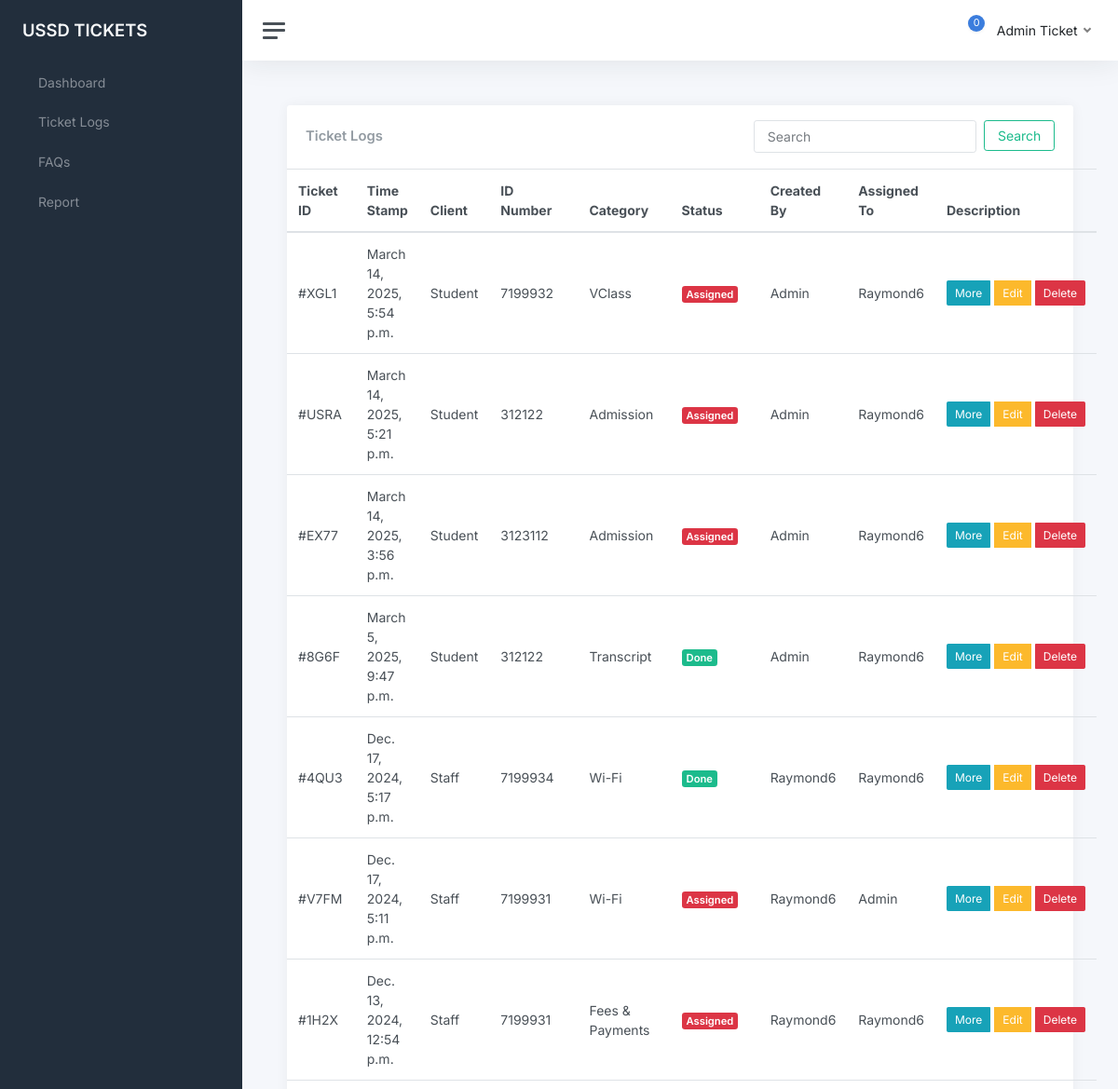
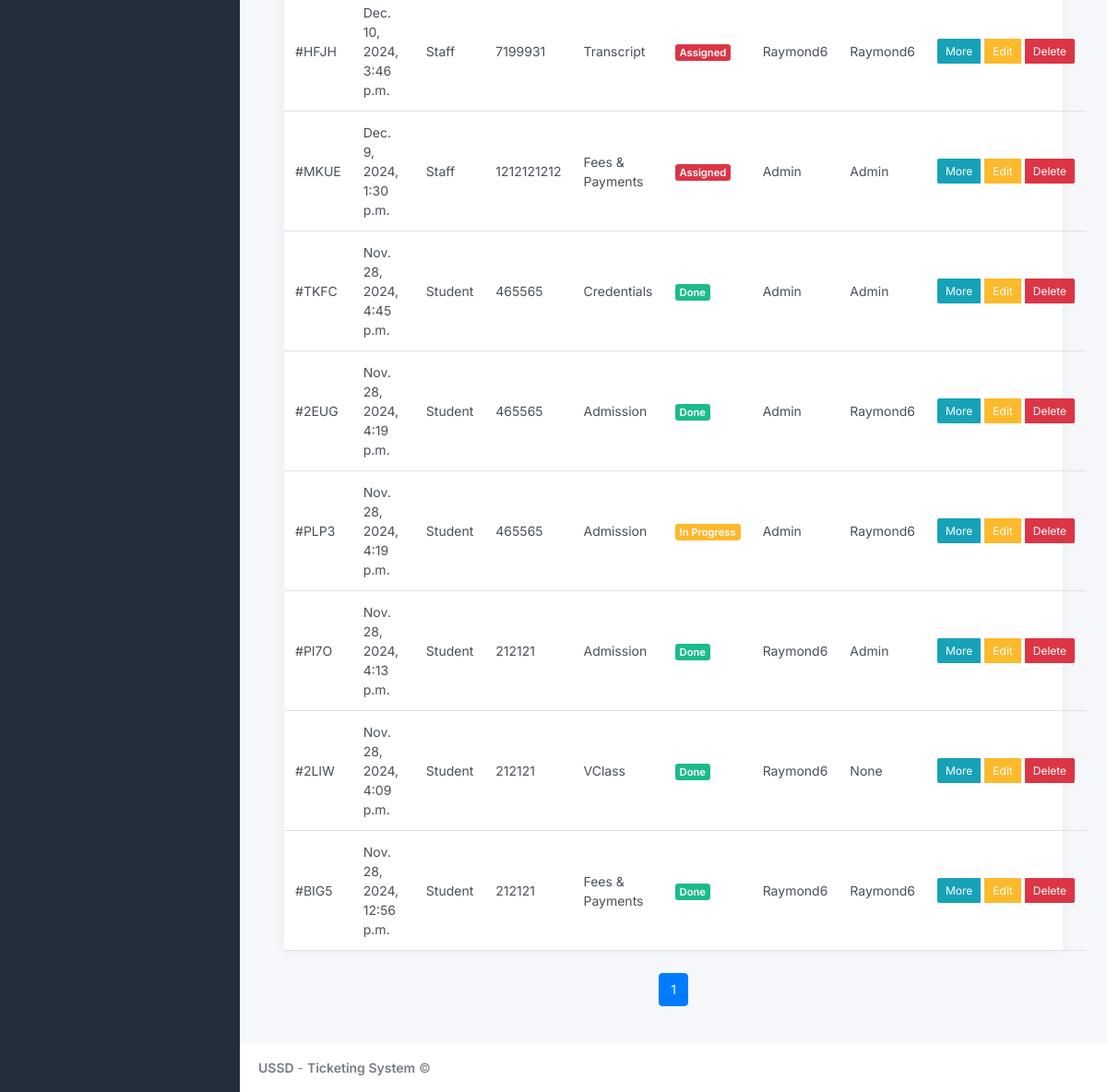
The page /ticketlogs/ (signed in) on the database as committed earlier (2 pictures, top to bottom).
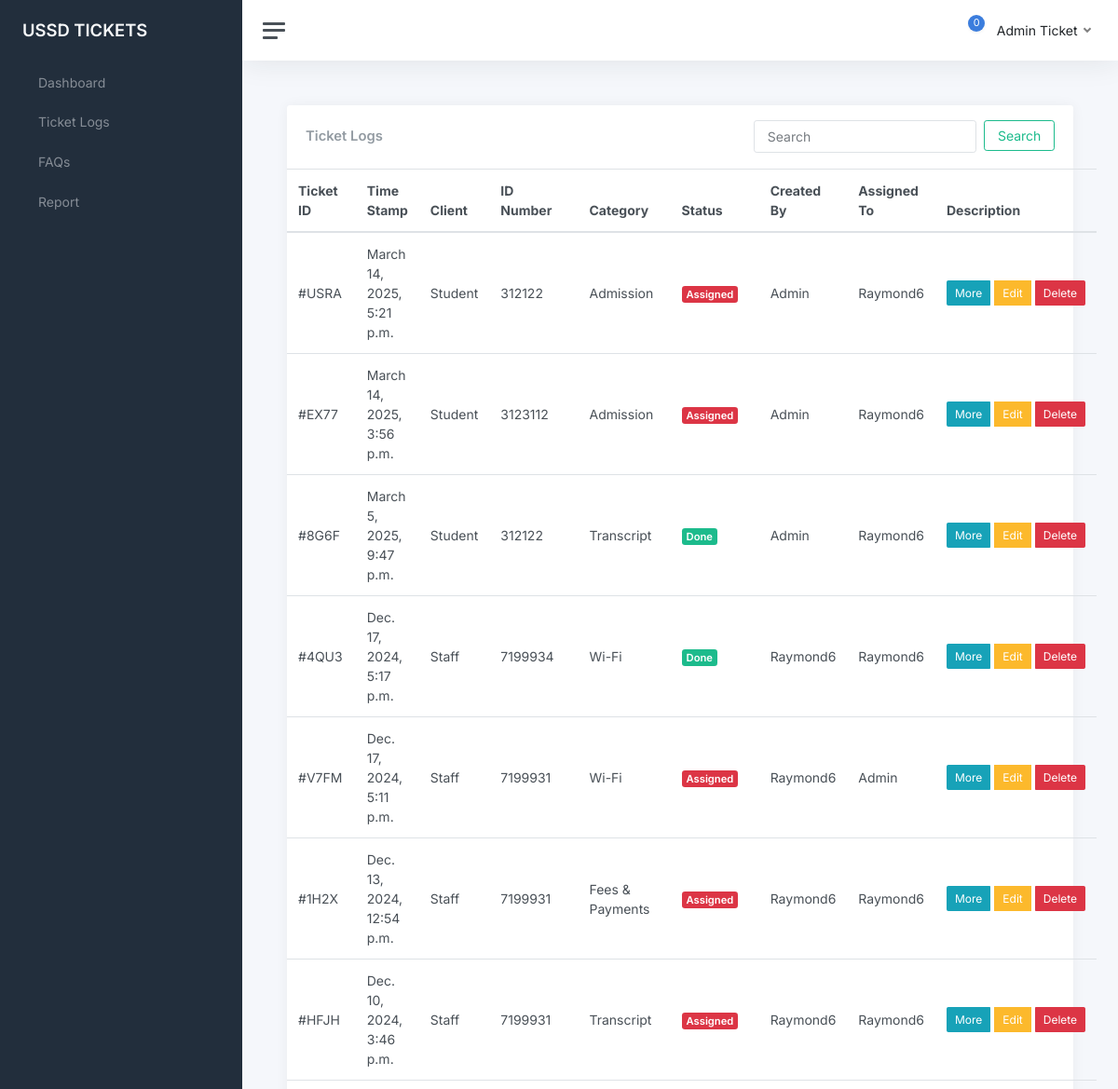
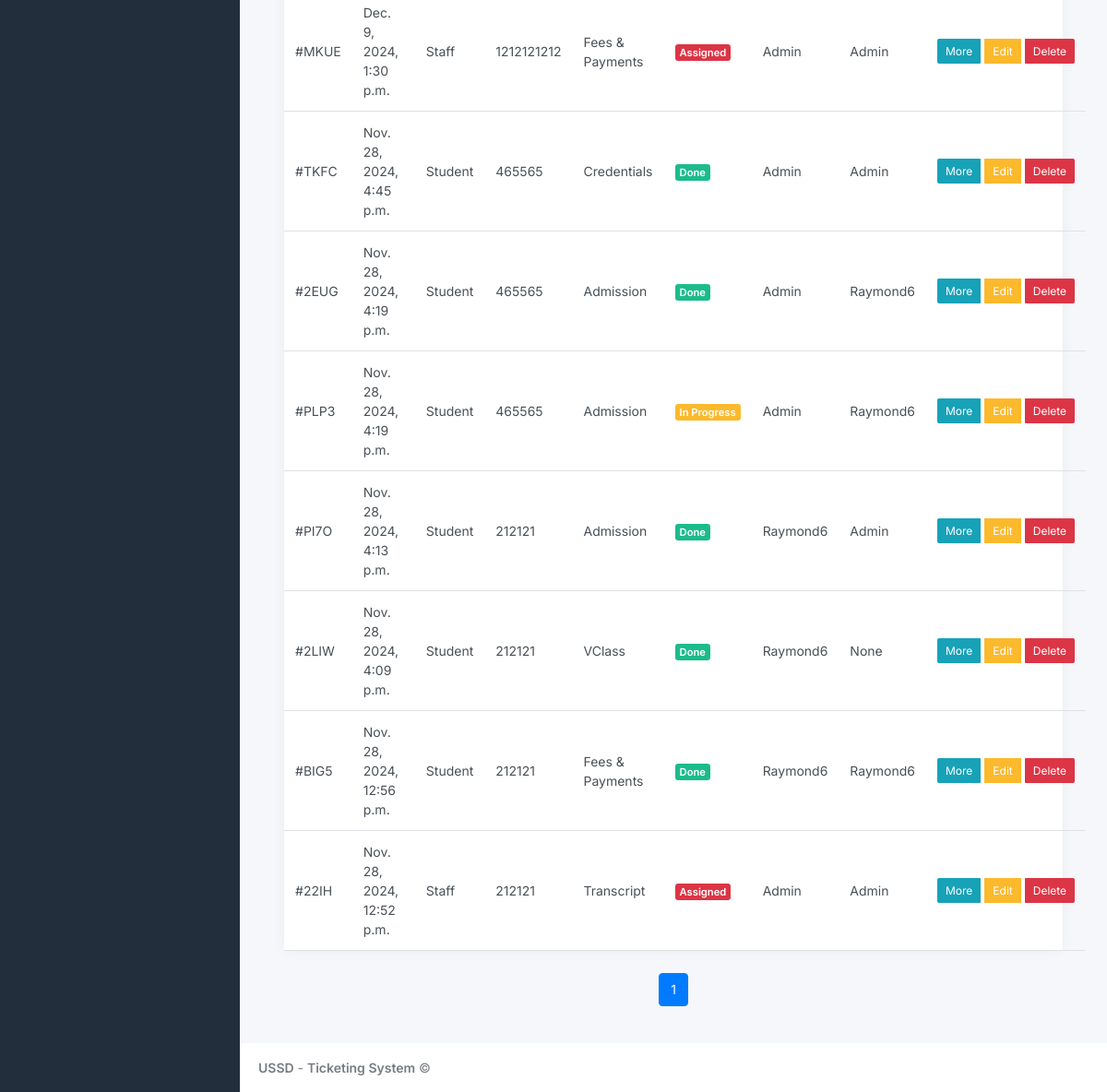
The same page on the database as committed later (2 pictures, top to bottom).
### ticksys/models.py (models this page shows, shortened)
class Ticket(models.Model):
    TICKET_STATUS = [
        ('Assigned', 'Assigned'),
        ('In Progress', 'In Progress'),
        ('Done', 'Done'),
    ]
    CLIENT_TYPE = [
        ('Staff', 'Staff'),
        ('Student', 'Student'),
        ('Other', 'Other')
    ]
    MODE_CHOICES = [
        ('Walk-In', 'Walk-In'),
        ('Phone', 'Phone'),
        ('Email', 'Email'),
        ('Other', 'Other')
    ]
    CATEGORY = [
        ('Credentials', 'Credentials'),
        ('Fees & Payments', 'Fees & Payments'),
        ('VClass', 'VClass'),
        ('Transcript', 'Transcript'),
        ('Admission', 'Admission'),
        ('Wi-Fi', 'Wi-Fi'),
        ('AIM App', 'AIM App'),
        ('Telecel', 'Telecel'),
        ('Biometric', 'Biometric'),
        ('Other', 'Other')
    ]
    user = models.ForeignKey(User, models.CASCADE, null=True)
    ticket_number = models.CharField(max_length=4, default=generate_ticket_number, unique=True, editable=False)
    id_number = models.CharField(max_length=20, unique=False)
    description = models.TextField()
    status = models.CharField(max_length=25, choices=TICKET_STATUS, default='In Progress')
    category = models.CharField(max_length=100, choices=CATEGORY)
    client_type = models.CharField(max_length=20, choices=CLIENT_TYPE, default='Student')
    created_at = models.DateTimeField(auto_now_add=True)
    updated_at = models.DateTimeField(auto_now=True)
    mode = models.CharField(max_length=20, choices=MODE_CHOICES, default='Walk-In')
    assigned_to = models.CharField(max_length=30, null=True)
    created_by = models.CharField(max_length=30, null=True)

### ticksys/views.py (the view)
# urls.py: path('ticketlogs/', views.ticketlogs, name='ticketlogs'),
def ticketlogs(request):
    user = request.user
    tickets = Ticket.objects.annotate(
        month=ExtractMonth('created_at'),
        day=ExtractDay('created_at'),
        year=ExtractYear('created_at')
    ).filter(
        Q(user=user) | Q(assigned_to=user.username) | Q(created_by=user.username)
    ).order_by('-id')
    paginator = Paginator(tickets, 15)
    page_number = request.GET.get('page')
    page_obj = paginator.get_page(page_number)
    overall_tickets = Ticket.objects.annotate(
        month=ExtractMonth('created_at'),
        day=ExtractDay('created_at'),
        year=ExtractYear('created_at')
    ).order_by('-id')
    paginator = Paginator(overall_tickets, 15)
    page_number2 = request.GET.get('page')
    page_obj2 = paginator.get_page(page_number2)
    all_users = User.objects.all()
    context = {
        'tickets': tickets,
        'all_users': all_users,
        'page_obj': page_obj,
        'page_obj2' : page_obj2
    }
    return render(request, 'ticketlogs.html', context)

### templates/ticketlogs.html (shortened to what this page needs)
{% extends 'index.html' %}
            {% block content %}
            <main class="content">
                <div class="container-fluid p-0">
                    <div class="row">
                        <div class="col-12 d-flex">
                            <div class="card flex-fill">
                                <div class="card-header d-flex justify-content-between align-items-center">
                                    <h5 class="card-title mb-0">Ticket Logs</h5>
                                    <form class="row g-2" role="search" action="{% url 'searchdata' %}" method="GET">
                                        <div class="col-auto">
                                            <input type="search" class="form-control" placeholder="Search" aria-label="Search" name="query" value="{{ query|default:'' }}">
                                        </div>
                                        <div class="col-auto">
                                            <button type="submit" class="btn btn-outline-success">Search</button>
                                        </div>
                                    </form>
                                </div>
                                <table class="table table-hover my-0 w-100" id="ticketTable">
                                    <thead>
                                        <tr>
                                            <th>Ticket ID</th>
                                            <th>Time Stamp</th>
                                            <th>Client</th>
                                            <th>ID Number</th>
                                            <th>Category</th>
                                            <th>Status</th>
                                            <th>Created By</th>
                                            <th>Assigned To</th>
                                            <th>Description</th>
                                        </tr>
                                    </thead>
                                    <tbody id="ticketTableBody">
                                        {% if request.user.is_superuser  %}
                                            {% for ticket in page_obj2 %}
                                                <tr>
                                                    <td>#{{ticket.ticket_number}}</td>
                                                    <td>{{ticket.created_at}}</td>
                                                    <td>{{ticket.client_type|title}}</td>
                                                    <td class="d-none d-xl-table-cell">{{ticket.id_number}}</td>
                                                    <td class="d-none d-xl-table-cell">{{ticket.category}}</td>
                                                    <td><span class="badge {% if ticket.status == 'Done' %}bg-success {% elif ticket.status == 'In Progress' %}bg-warning{% else %}bg-danger{% endif %}">{{ticket.status}}</span></td>
                                                    <td class="d-none d-md-table-cell">{{ticket.user.username|title}}</td>
                                                    <td class="d-none d-md-table-cell">{{ticket.assigned_to|title}}</td>
                                                    <td>
                                                        <div class="btn-group" role="group">
                                                            <button type="button" class="btn btn-info btn-sm" data-bs-toggle="modal" data-bs-target="#infoModal{{ ticket.id }}" style="margin-right: 5px;">
                                                        More
                                                    </button>
                                                            <button type="button" class="btn btn-warning btn-sm" data-bs-toggle="modal" data-bs-target="#editModal{{ ticket.id }}" style="margin-right: 5px;">
                                                                Edit
                                                            </button>
                                                            <button type="button" class="btn btn-danger btn-sm" data-bs-toggle="modal" data-bs-target="#deleteModal{{ ticket.id }}">
                                                                Delete
                                                            </button>
                                                        </div>
                                                    </div>
                                                    </td>
                                                </tr>
                                                {% endfor %}
                                            {% endif %}
                        <div class="pagination justify-content-center">
                            <nav aria-label="Page navigation">
                                <ul class="pagination">
                                    {% for num in page_obj.paginator.page_range %}
                                    {% if page_obj.number == num %}
                                    <li class="page-item active"><a class="page-link">{{ num }}</a></li>
                                    {% elif num > page_obj.number|add:'-5' and num < page_obj.number|add:'5' %}
                                    <li class="page-item"><a class="page-link" href="?page={{ num }}">{{ num }}</a></li>
                                    {% endif %}
                                    {% endfor %}
                                </ul>
                            </nav>
                        </div>
        {% endblock %}

### templates/index.html (shortened to what this page needs)
{% load static %}
{% load widget_tweaks %}
<!DOCTYPE html>
<html lang="en">
<head>
	<link href="https://stackpath.bootstrapcdn.com/bootstrap/4.5.2/css/bootstrap.min.css" rel="stylesheet">
	<link href="{% static 'css/app.css' %}" rel="stylesheet">
</head>
<body>
	<div class="wrapper">
		<nav id="sidebar" class="sidebar js-sidebar">
			<div class="sidebar-content js-simplebar">
				<a class="sidebar-brand" href="{% url 'index' %}">
          <span class="align-middle">USSD TICKETS</span>
        </a>
				<ul class="sidebar-nav">
					<li class="sidebar-item">
						<a class="sidebar-link" href="{% url 'index' %}">
               <span class="align-middle">Dashboard</span>
            </a>
					</li>
					<li class="sidebar-item">
						<a class="sidebar-link" href="{% url 'ticketlogs' %}">
               <span class="align-middle">Ticket Logs</span>
            </a>
					</li>
					<li class="sidebar-item">
						<a class="sidebar-link" href="{% url 'faqs' %}">
               <span class="align-middle">FAQs</span>
            </a>
					</li>
					<li class="sidebar-item">
						<a class="sidebar-link" href="{% url 'report' %}">
               <span class="align-middle">Report</span>
            </a>
					</li>
			</div>
		</nav>
		<div class="main">
			<nav class="navbar navbar-expand navbar-light navbar-bg">
				<a class="sidebar-toggle js-sidebar-toggle">
          <i class="hamburger align-self-center"></i>
        </a>
				<div class="navbar-collapse collapse">
					<ul class="navbar-nav navbar-align">
						<li class="nav-item dropdown">
							<a class="nav-icon dropdown-toggle" href="#" id="alertsDropdown" data-bs-toggle="dropdown">
								<div class="position-relative">
									<span class="indicator" id="notification-count">0</span>
								</div>
							</a>
						</li>
						<li class="nav-item dropdown">
							<a class="nav-link dropdown-toggle d-none d-sm-inline-block" href="#" data-bs-toggle="dropdown">
                <span class="text-dark">{{user.first_name|title}} {{user.last_name|title}}</span>
              </a>
						</li>
					</ul>
				</div>
			</nav>
			{% block content %}{% endblock %}
			<footer class="footer">
				<div class="container-fluid">
					<div class="row text-muted">
						<div class="col-6 text-start">
							<p class="mb-0">
								<a class="text-muted" href="https://helpdesk.knust.edu.gh/" target="_blank"><strong>USSD</strong></a> - <a class="text-muted" href="https://helpdesk.knust.edu.gh/" target="_blank"><strong>Ticketing System</strong></a>								&copy;
							</p>
						</div>
					</div>
				</div>
			</footer>
</body>
</html>

Rows that differ between the two databases and show on the page:
removed Ticket: ticket_number "XGL1", created_at "March 14, 2025, 5:54 p.m.", client_type "Student", id_number "7199932", category "VClass", status "Assigned", user.username "Admin", assigned_to "Raymond6"
now on this page (row unchanged): Ticket: ticket_number "22IH", created_at "Nov. 28, 2024, 12:52 p.m.", client_type "Staff", id_number "212121", category "Transcript", status "Assigned", user.username "Admin", assigned_to "Admin"
